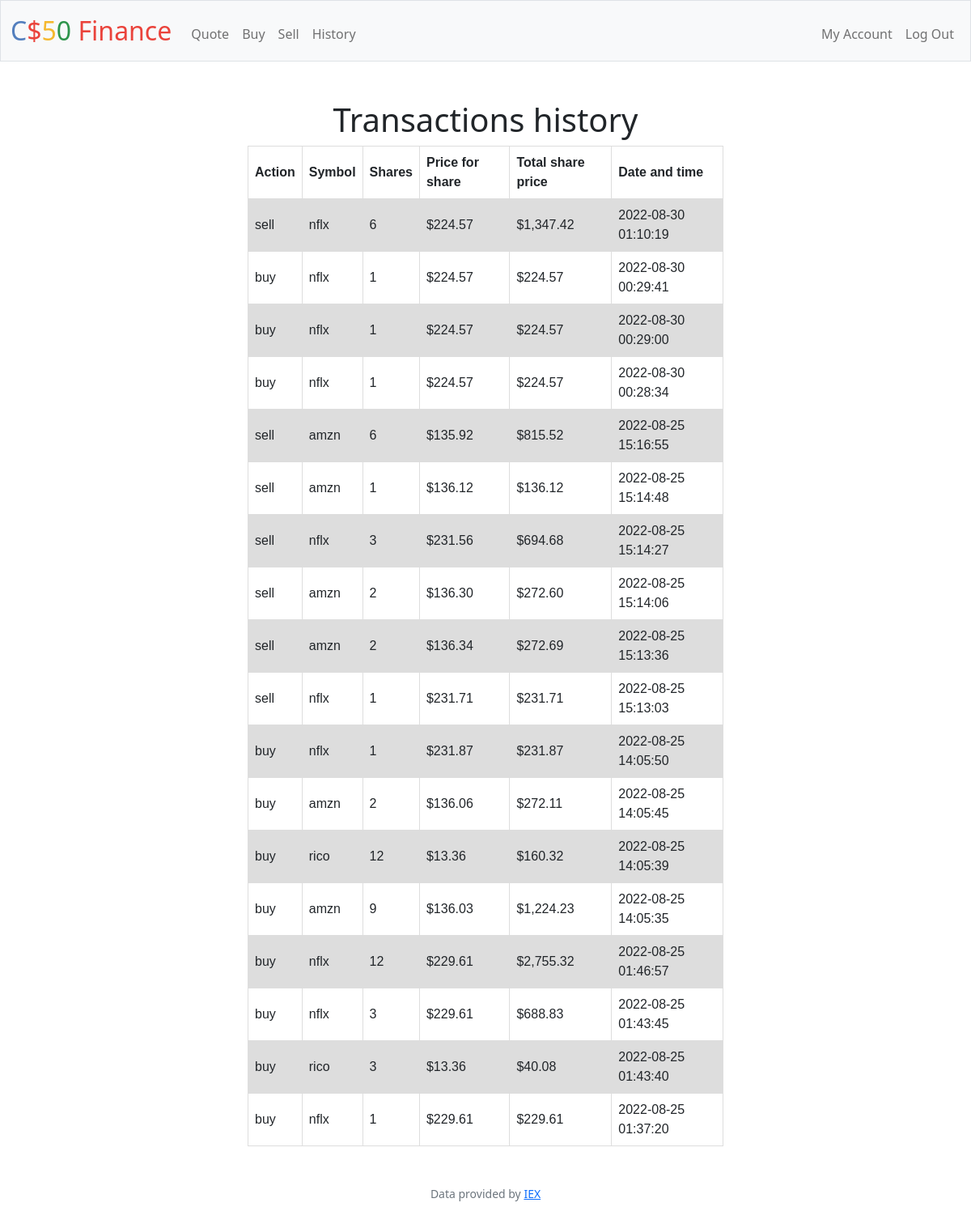
Screenshot of /history (signed in) with the database file from the repository.
### tables this page shows
CREATE TABLE transactions
(
id integer PRIMARY KEY,
user_id integer NOT NULL,
action text NOT NULL,
symbol text NOT NULl,
shares integer NOT NULL,
price real NOT NULL,
date datetime NOT NULL DEFAULT CURRENT_TIMESTAMP,
FOREIGN KEY (user_id) REFERENCES users(id)
);

### app.py (the view)
@app.route("/history")
@login_required
def history():
    user_id = session['user_id']
    transactions = db.execute(
        'SELECT action, symbol, shares, price, date FROM transactions WHERE user_id = ? ORDER BY date DESC', user_id)
    for data in transactions:
        data['price_ts'] = data['price'] * data['shares']
    return render_template('history.html', transactions=transactions)

### app.py (called while the page is built)
@app.after_request
def after_request(response):
    response.headers["Cache-Control"] = "no-cache, no-store, must-revalidate"
    response.headers["Expires"] = 0
    response.headers["Pragma"] = "no-cache"
    return response

### helpers.py (called while the page is built)
def login_required(f):
    @wraps(f)
    def decorated_function(*args, **kwargs):
        if session.get("user_id") is None:
            return redirect("/login")
        return f(*args, **kwargs)
    return decorated_function

def usd(value):
    return f"${value:,.2f}"

### templates/history.html (shortened to what this page needs)
{% extends "layout.html" %}
{% block main %}
    <h1>Transactions history</h1>
    <table>
        <tr>
            <th>Action</th>
            <th>Symbol</th>
            <th>Shares</th>
            <th>Price for share</th>
            <th>Total share price</th>
            <th>Date and time</th>
        </tr>
        {% for data in transactions %}
            <tr>
                <td>{{ data['action']}}</td>
                <td>{{ data['symbol']}}</td>
                <td>{{ data['shares']}}</td>
                <td>{{ data['price'] | usd }}</td>
                <td>{{ data['price_ts'] | usd }}</td>
                <td>{{ data['date']}}</td>
            </tr>
        {% endfor %}
    </table>
{% endblock %}

### templates/layout.html (shortened to what this page needs)
<!DOCTYPE html>
<html lang="en">
    <head>
        <link href="https://cdn.jsdelivr.net/npm/bootstrap@5.1.3/dist/css/bootstrap.min.css" rel="stylesheet">
        <link href="/static/styles.css" rel="stylesheet">
    </head>
    <body>
        <nav class="bg-light border navbar navbar-expand-md navbar-light">
            <div class="container-fluid">
                <a class="navbar-brand" href="/"><span class="blue">C</span><span class="red">$</span><span class="yellow">5</span><span class="green">0</span> <span class="red">Finance</span></a>
                <div class="collapse navbar-collapse" id="navbar">
                    {% if session["user_id"] %}
                        <ul class="navbar-nav me-auto mt-2">
                            <li class="nav-item"><a class="nav-link" href="/quote">Quote</a></li>
                            <li class="nav-item"><a class="nav-link" href="/buy">Buy</a></li>
                            <li class="nav-item"><a class="nav-link" href="/sell">Sell</a></li>
                            <li class="nav-item"><a class="nav-link" href="/history">History</a></li>
                        </ul>
                        <ul class="navbar-nav ms-auto mt-2">
                            <li class="nav-item"><a class="nav-link" href="/account">My Account</a></li>
                            <li class="nav-item"><a class="nav-link" href="/logout">Log Out</a></li>
                        </ul>
                    {% else %}
                        <ul class="navbar-nav ms-auto mt-2">
                            <li class="nav-item"><a class="nav-link" href="/register">Register</a></li>
                            <li class="nav-item"><a class="nav-link" href="/login">Log In</a></li>
                        </ul>
                    {% endif %}
                </div>
            </div>
        </nav>
        <main class="container-fluid py-5 text-center">
            {% block main %}{% endblock %}
        </main>
        <footer class="mb-5 small text-center text-muted">
            Data provided by <a href="https://iexcloud.io/">IEX</a>
        </footer>
    </body>
</html>

### static/styles.css (style rules this page uses)
nav .navbar-brand { font-size: xx-large; }
nav .navbar-brand .blue { color: #537fbe; }
nav .navbar-brand .red { color: #ea433b; }
nav .navbar-brand .yellow { color: #f5b82e; }
nav .navbar-brand .green { color: #2e944b; }
table { font-family: arial, sans-serif; border-collapse: collapse; width: 50%; margin: auto }
td, th { border: 1px solid #dddddd; text-align: left; padding: 8px; }
tr:nth-child(even) { background-color: #dddddd; }

### rows the page displays
transactions: action "sell", symbol "nflx", shares "6", price "$224.57", price_ts "$1,347.42", date "2022-08-30 01:10:19"
transactions: action "buy", symbol "nflx", shares "1", price "$224.57", price_ts "$224.57", date "2022-08-30 00:29:41"
transactions: action "buy", symbol "nflx", shares "1", price "$224.57", price_ts "$224.57", date "2022-08-30 00:29:00"
transactions: action "buy", symbol "nflx", shares "1", price "$224.57", price_ts "$224.57", date "2022-08-30 00:28:34"
transactions: action "sell", symbol "amzn", shares "6", price "$135.92", price_ts "$815.52", date "2022-08-25 15:16:55"
transactions: action "sell", symbol "amzn", shares "1", price "$136.12", price_ts "$136.12", date "2022-08-25 15:14:48"
transactions: action "sell", symbol "nflx", shares "3", price "$231.56", price_ts "$694.68", date "2022-08-25 15:14:27"
transactions: action "sell", symbol "amzn", shares "2", price "$136.30", price_ts "$272.60", date "2022-08-25 15:14:06"
transactions: action "sell", symbol "amzn", shares "2", price "$136.34", price_ts "$272.69", date "2022-08-25 15:13:36"
transactions: action "sell", symbol "nflx", shares "1", price "$231.71", price_ts "$231.71", date "2022-08-25 15:13:03"
transactions: action "buy", symbol "nflx", shares "1", price "$231.87", price_ts "$231.87", date "2022-08-25 14:05:50"
transactions: action "buy", symbol "amzn", shares "2", price "$136.06", price_ts "$272.11", date "2022-08-25 14:05:45"
transactions: action "buy", symbol "rico", shares "12", price "$13.36", price_ts "$160.32", date "2022-08-25 14:05:39"
transactions: action "buy", symbol "amzn", shares "9", price "$136.03", price_ts "$1,224.23", date "2022-08-25 14:05:35"
transactions: action "buy", symbol "nflx", shares "12", price "$229.61", price_ts "$2,755.32", date "2022-08-25 01:46:57"
transactions: action "buy", symbol "nflx", shares "3", price "$229.61", price_ts "$688.83", date "2022-08-25 01:43:45"
transactions: action "buy", symbol "rico", shares "3", price "$13.36", price_ts "$40.08", date "2022-08-25 01:43:40"
transactions: action "buy", symbol "nflx", shares "1", price "$229.61", price_ts "$229.61", date "2022-08-25 01:37:20"
